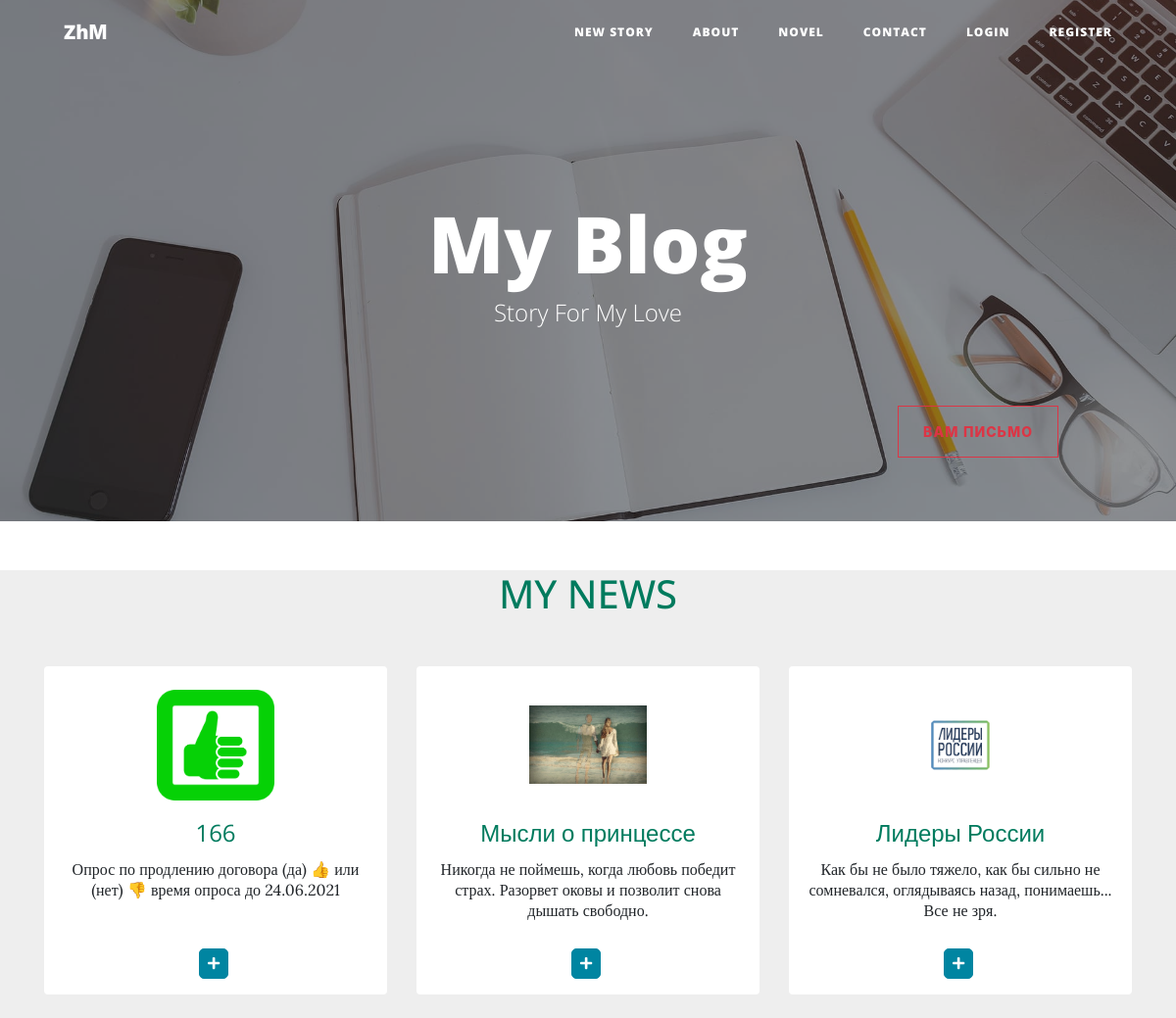
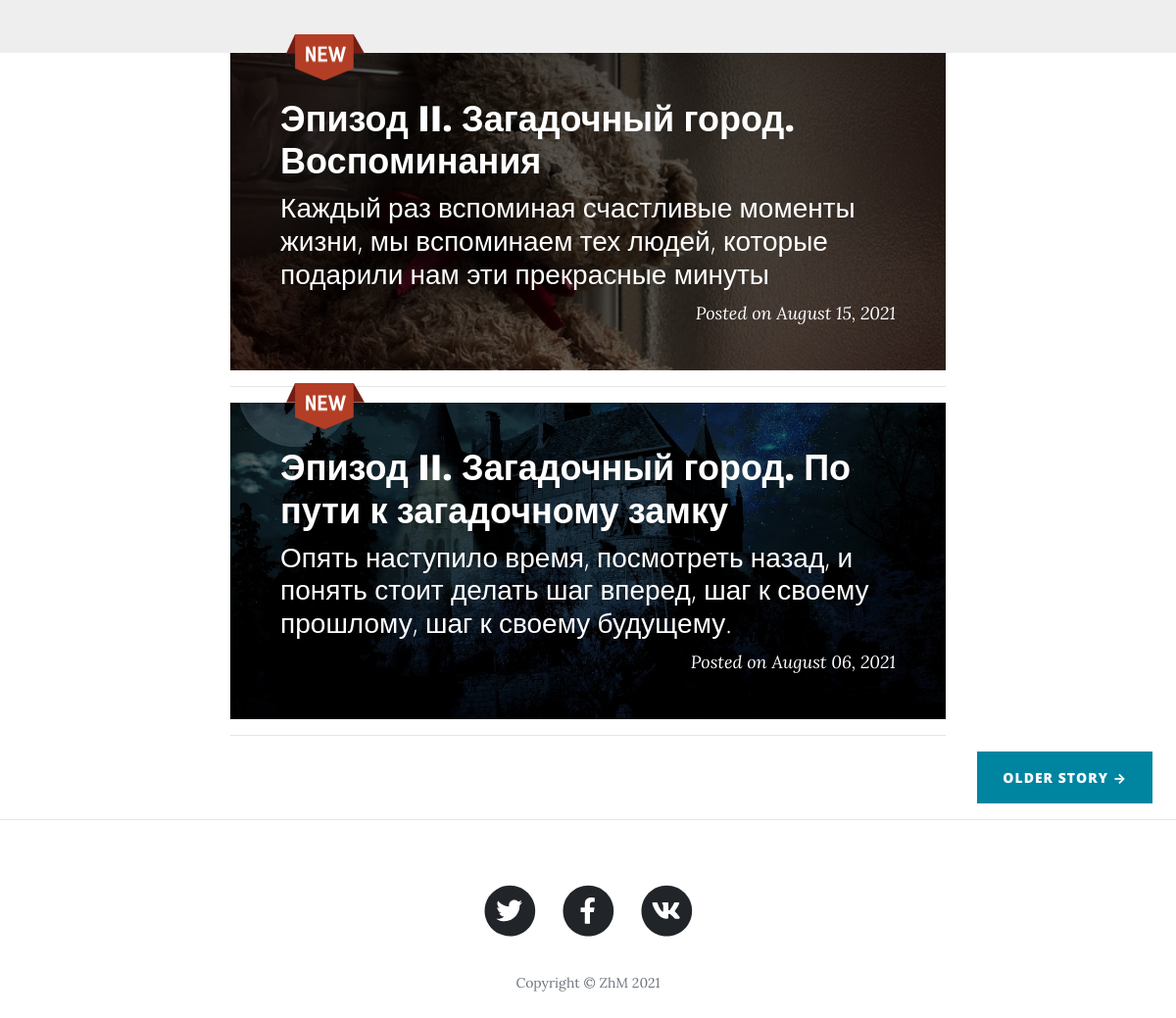
The page /home on the database its author committed (2 pictures, top to bottom).
### main.py (models this page shows)
class News(db.Model):
    __tablename__ = "news"
    id = db.Column(db.Integer, primary_key=True)
    date = db.Column(db.String(10), nullable=False)
    title = db.Column(db.String(20), nullable=False)
    subtitle = db.Column(db.String(110), nullable=False)
    body = db.Column(db.String(250), nullable=False)
    img = db.Column(db.String)

class Stories(db.Model):
    __tablename__ = "stories"
    id = db.Column(db.Integer, primary_key=True)
    date = db.Column(db.String(10), nullable=False)
    title = db.Column(db.String(250), nullable=False)
    chapter = db.Column(db.String(250), nullable=False)
    subtitle = db.Column(db.String(250), nullable=False)
    body = db.Column(db.String, nullable=False)
    img = db.Column(db.String)
    main_img = db.Column(db.String)
    new_story = db.Column(db.Boolean)
    comments = relationship("Comment", back_populates="parent_stories")

### main.py (the view)
@app.route('/')
@app.route('/home')
def get_new_posts():
    global name_button
    global story_page
    global show_story
    posts_id = 0
    news = db.session.query(News).order_by(db.desc(News.date)).all()
    posts = Stories.query.filter_by(new_story=True).order_by(db.desc(Stories.date)).all()
    if posts:
        posts_id = posts[-1].id - 1
    letter = Letter.query.order_by(db.desc(Letter.date)).first()
    name_button = "Older Story →"
    return render_template("index.html", all_posts=posts, dt=dt, name_button=name_button,
                           story_page=posts_id, datetime=datetime, news=news[:3], letter=letter)

### templates/index.html (shortened to what this page needs)
{% include 'header.html' %}
        <header class="masthead" style="background-image: url({{ url_for('static', filename='assets/img/home-bg.jpg') }})">
            <div class="overlay"></div>
            <div class="container">
                <div class="row">
                    <div class="col-lg-8 col-md-10 mx-auto">
                        <div class="site-heading">
                            <h1>My Blog</h1>
                            <span class="subheading">Story For My Love</span>
                        </div>
                    </div>
                </div>
            </div>
            <button type="button" class="btn btn-outline-danger" id="letterOpenButton">Вам Письмо</button>
        </header>
        {% include 'news.html' %}
        <div class="container">
            <div class="row">
                 {% for post in all_posts %}
                <div class="col-lg-8 col-md-10 mx-auto" >
                        <div class="new-icon" style="background-image: url({{ url_for('static', filename='assets/img/new-icon.png') }})"></div>
                    <div class="masthead post-preview" id="{{ post['id'] }}" style="background-image:linear-gradient( rgba(0 0 0 / 65%), rgba(0, 0, 0, 0.5) ), url({{ url_for('static', filename='assets/img-stories/' +  post['img']|string) }})">
                        <a href="{{ url_for('show_post', index=post['id']) }}">
                            <h2 class="post-title">{{ post['chapter'] + ' ' + post['title'] }}</h2>
                            <h3 class="post-subtitle">{{ post['subtitle'] }}</h3>
                        </a>
                        <p class="post-meta">
                            Posted
                            on {{ dt.fromisoformat(post['date']).strftime('%B %d, %Y') }}
                        </p>
                    </div>
                    <hr />
                </div>
                 {% endfor %}
            </div>
        </div>
        <div class="clearfix">
            <a class="btn btn-primary float-right mr-4" href="{{ url_for('get_old_posts', index=story_page) }}">
                {{ name_button }}</a>
        </div>
        <hr />
{% include 'footer.html' %}

### templates/header.html (shortened to what this page needs)
<!DOCTYPE html>
<html lang="en">
    <head>
        <link href="{{ url_for('static', filename='css-cleanBlog/styles.css') }}" rel="stylesheet">
        <link href="{{ url_for('static', filename='css-cleanBlog/team.css') }}" rel="stylesheet">
        <link rel="stylesheet" href="{{ url_for('static', filename='css-cleanBlog/novel.css') }}">
        <link rel="stylesheet" href="{{ url_for('static', filename='css-cleanBlog/letter.css') }}">
        <link rel="stylesheet" href="{{ url_for('static', filename='css-cleanBlog/clean-blog.min.css') }}">
    </head>
    <body>
        <nav class="navbar navbar-expand-lg navbar-light fixed-top" id="mainNav">
            <div class="container">
                <a class="navbar-brand" href="{{ '/home' }}">ZhМ</a>
                <div class="collapse navbar-collapse" id="navbarResponsive">
                    <ul class="navbar-nav ml-auto">
                        <li class="nav-item"><a class="nav-link" href="{{ '/home' }}">New Story</a></li>
                        <li class="nav-item"><a class="nav-link" href="{{ '/about' }}">About</a></li>
                        <li class="nav-item"><a class="nav-link" href="{{ '/novel' }}">Novel</a></li>
                        <li class="nav-item"><a class="nav-link" href="{{ '/contact' }}">Contact</a></li>
                        {% if current_user.is_authenticated %}
                        <li class="nav-item"><a class="nav-link" href="{{ url_for('logout') }}">Logout</a></li>
                        {% else %}
                        <li class="nav-item"><a class="nav-link" href="{{ url_for('login') }}">Login</a></li>
                        <li class="nav-item"><a class="nav-link" href="{{ url_for('register') }}">Register</a></li>
                        {% endif %}
                    </ul>
                </div>
            </div>
        </nav>

### templates/news.html
        <section id="team" class="pb-5">
    <div class="container">
        <h5 class="section-title h1">MY NEWS</h5>
        <div class="row">
            {% for new in news %}
            <div class="col-xs-12 col-sm-6 col-md-4">
                <div class="image-flip" ontouchstart="this.classList.toggle('hover');">
                    <div class="mainflip">
                        <div class="frontside">
                            <div class="card">
                                <div class="card-body text-center">
                                    <p><img class=" img-fluid" src="{{ url_for('static', filename='assets/img-news/' +  new.img ) }}" alt="card image"></p>
                                    <h4 class="card-title">{{ new.title }}</h4>
                                    <p class="card-text">{{ new.subtitle }}</p>
                                    <a href="" class="btn btn-primary btn-sm"><i class="fa fa-plus"></i></a>
                                </div>
                            </div>
                        </div>
                        <div class="backside">
                            <div class="card">
                                <div class="card-body text-center mt-4">
                                    <h4 class="card-title">{{ new.title }}</h4>
                                    <p class="card-text">{{ new.body }}</p>
                                    <ul class="list-inline">
                                        <li class="list-inline-item">
                                            <i> {{ new.date }} </i>
                                        </li>
                                    </ul>
                                </div>
                            </div>
                        </div>
                    </div>
                </div>
            </div>
            {% endfor %}
        </div>
    </div>
</section>

### templates/footer.html (shortened to what this page needs)
       <footer>
            <div class="container">
                <div class="row">
                    <div class="col-lg-8 col-md-10 mx-auto">
                        <ul class="list-inline text-center">
                            <li class="list-inline-item">
                                <a href="#!">
                                    <span class="fa-stack fa-lg">
                                        <i class="fas fa-circle fa-stack-2x"></i>
                                        <i class="fab fa-twitter fa-stack-1x fa-inverse"></i>
                                    </span>
                                </a>
                            </li>
                            <li class="list-inline-item">
                                <a href="#!">
                                    <span class="fa-stack fa-lg">
                                        <i class="fas fa-circle fa-stack-2x"></i>
                                        <i class="fab fa-facebook-f fa-stack-1x fa-inverse"></i>
                                    </span>
                                </a>
                            </li>
                            <li class="list-inline-item">
                                <a href="#!">
                                    <span class="fa-stack fa-lg">
                                        <i class="fas fa-circle fa-stack-2x"></i>
                                        <i class="fab fa-vk fa-stack-1x fa-inverse"></i>
                                    </span>
                                </a>
                            </li>
                        </ul>
                        <p class="copyright text-muted">Copyright &copy; ZhM {{ datetime.now().strftime('%Y')}}</p>
                    </div>
                </div>
            </div>
        </footer>
    </body>
</html>

### static/css-cleanBlog/team.css (style rules this page uses)
#team p { margin-top: 0; margin-bottom: 1rem; text-align: center; }
#team .frontside a { padding: 4px 8px; border-radius: 5px; background-color: #0085A1; border-color: #0085A1; position: absolute; bottom: 5%; left: 45%; }
#team .backside { width: 100%; height: 100%; display: block; }
#team h4 { font-weight: 400; }
@media (min-width: 576px) { #team .backside p { line-height: 1.4; font-size: 0.94rem; } }
@media (min-width: 576px) { #team .frontside .card, #team .backside .card { min-height: 435px !important; max-height: 435px !important; } }
@media (min-width: 768px) { #team .backside p { line-height: 1.3; font-size: 0.95rem; } }
@media (min-width: 992px) { #team .backside p { line-height: 1.4; } }
@media (min-width: 992px) { #team .frontside .card, #team .backside .card { min-height: 335px !important; } }
#team { background: #eee !important; }
#team .btn-primary { color: #fff; background-color: #007b5e; border-color: #007b5e; }
section .section-title { text-align: center; color: #007b5e; margin-bottom: 50px; text-transform: uppercase; }
#team .card { border: none; background: #ffffff; }
#team .mainflip { -webkit-transition: 1s; -webkit-transform-style: preserve-3d; -ms-transition: 1s; -moz-transition: 1s; -moz-transform: perspective(1000px); -moz-transform-style: preserve-3d; -ms-transform-style: preserve-3d; transition: 1s; transform-style: preserve-3d; position: relative; }
#team .frontside { position: relative; -webkit-transform: rotateY(0deg); -ms-transform: rotateY(0deg); z-index: 2; margin-bottom: 30px; }
#team .backside { position: absolute; top: 0; left: 0; background: white; -webkit-transform: rotateY(-180deg); -moz-transform: rotateY(-180deg); -o-transform: rotateY(-180deg); -ms-transform: rotateY(-180deg); transform: rotateY(-180deg); -webkit-box-shadow: 5px 7px 9px -4px rgb(158, 158, 158); -moz-box-shadow: 5px 7px 9px -4px rgb(158, 158, 158); box-shadow: 5px 7px 9px -4px rgb(158, 158, 158); }
#team .frontside, #team .backside { -webkit-backface-visibility: hidden; -moz-backface-visibility: hidden; -ms-backface-visibility: hidden; backface-visibility: hidden; -webkit-transition: 1s; -webkit-transform-style: preserve-3d; -moz-transition: 1s; -moz-transform-style: preserve-3d; -o-transition: 1s; -o-transform-style: preserve-3d; -ms-transition: 1s; -ms-transform-style: preserve-3d; transition: 1s; transform-style: preserve-3d; }
#team .frontside .card, #team .backside .card { min-height: 350px; font-size: 1rem; }
#team .backside .card { font-size: 1rem; }
#team .backside .card i { color: #007b5e !important; position: absolute; right: 5%; bottom: 2%; }
#team .frontside .card .card-title, #team .backside .card .card-title { color: #007b5e !important; }
#team .frontside .card .card-body img { width: 120px; height: 120px; background-size: cover; object-fit: contain; }

### static/css-cleanBlog/letter.css (style rules this page uses)
.masthead button { margin: 0 10% 5% 0; position: absolute; z-index: 1; bottom: 1%; right: 0; }

### rows shown on the page
News: img (picture), title "166", subtitle "Опрос по продлению договора (да) 👍 или (нет) 👎 время опроса до 24.06.2021"
News: img (picture), title "Мысли о принцессе", subtitle "Никогда не поймешь, когда любовь победит страх. Разорвет оковы и позволит снова дышать свободно."
News: img (picture), title "Лидеры России", subtitle "Как бы не было тяжело, как бы сильно не сомневался, оглядываясь назад, понимаешь... Все не зря."
Stories: img (picture), chapter+title "Эпизод II. Загадочный город. Воспоминания", subtitle "Каждый раз вспоминая счастливые моменты жизни, мы вспоминаем тех людей, которые подарили нам эти прекрасные минуты", fromisoformat "August 15, 2021"
Stories: img (picture), chapter+title "Эпизод II. Загадочный город. По пути к загадочному замку", subtitle "Опять наступило время, посмотреть назад, и понять стоит делать шаг вперед, шаг к своему прошлому, шаг к своему будущему.", fromisoformat "August 06, 2021"

### other values the page prints
{{ name_button }} "OLDER STORY →"
